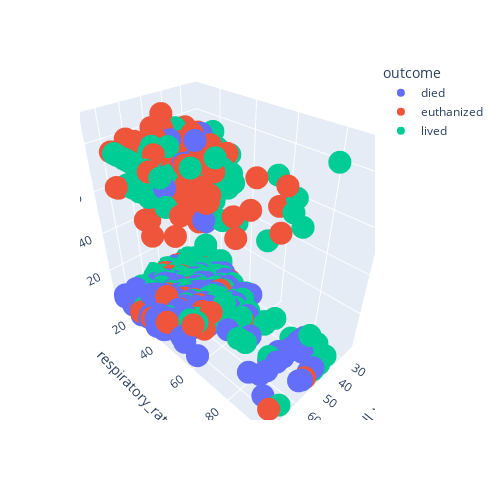

Notebook source saved alongside this figure:
### Markdown cell above
### 2.3 Visualisation

### Code cell
x = 'packed_cell_volume'
y = 'respiratory_rate'
z = 'total_protein'
fig = px.scatter_3d(train_df, x = x, y= y , z= z , color='outcome', height= 500, width= 500)

fig.show()

### Figure 1 — Plotly figure (JSON) as saved in the notebook; plotly's stock layout.template omitted (floating-point values rounded to 4 significant figures; data arrays with more than 128 entries replaced by an {"elided": "..."} marker saying what was removed)
{"data": [{"hovertemplate": "outcome=died<br>packed_cell_volume=%{x}<br>respiratory_rate=%{y}<br>total_protein=%{z}<extra></extra>", "legendgroup": "died", "marker": {"color": "#636efa", "symbol": "circle"}, "mode": "markers", "name": "died", "scene": "scene", "showlegend": true, "type": "scatter3d", "x": {"elided": "410 int values"}, "y": {"elided": "410 int values"}, "z": {"elided": "410 float values"}}, {"hovertemplate": "outcome=euthanized<br>packed_cell_volume=%{x}<br>respiratory_rate=%{y}<br>total_protein=%{z}<extra></extra>", "legendgroup": "euthanized", "marker": {"color": "#EF553B", "symbol": "circle"}, "mode": "markers", "name": "euthanized", "scene": "scene", "showlegend": true, "type": "scatter3d", "x": {"elided": "251 float values"}, "y": {"elided": "251 int values"}, "z": {"elided": "251 float values"}}, {"hovertemplate": "outcome=lived<br>packed_cell_volume=%{x}<br>respiratory_rate=%{y}<br>total_protein=%{z}<extra></extra>", "legendgroup": "lived", "marker": {"color": "#00cc96", "symbol": "circle"}, "mode": "markers", "name": "lived", "scene": "scene", "showlegend": true, "type": "scatter3d", "x": {"elided": "574 float values"}, "y": {"elided": "574 int values"}, "z": {"elided": "574 float values"}}], "layout": {"height": 500, "legend": {"title": {"text": "outcome"}, "tracegroupgap": 0}, "margin": {"t": 60}, "scene": {"domain": {"x": [0, 1], "y": [0, 1]}, "xaxis": {"title": {"text": "packed_cell_volume"}}, "yaxis": {"title": {"text": "respiratory_rate"}}, "zaxis": {"title": {"text": "total_protein"}}}, "width": 500}}
